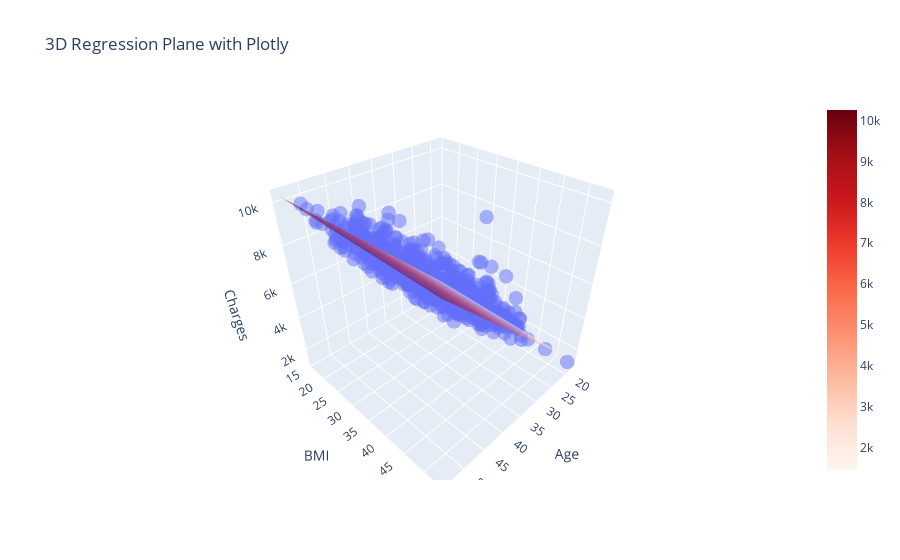

The notebook cell this image was saved under:
### Code cell
# 使用plotly繪製3D迴歸線
import plotly.graph_objects as go
fig = go.Figure(data=[go.Scatter3d(x=X[:, 0], y=X[:, 1], z=y, mode='markers', marker=dict(size=5, opacity=0.5))])
# 繪製迴歸平面
x_surf, y_surf = np.meshgrid(np.linspace(X[:, 0].min(), X[:, 0].max(), 100),
                             np.linspace(X[:, 1].min(), X[:, 1].max(), 100))
z_surf = model.intercept_ + model.coef_[0] * x_surf + model.coef_[1] * y_surf
fig.add_trace(go.Surface(x=x_surf, y=y_surf, z=z_surf, colorscale='Reds', opacity=0.5, name='Regression Plane'))
fig.update_layout(scene=dict(xaxis_title='Age', yaxis_title='BMI', zaxis_title='Charges'),
                  title='3D Regression Plane with Plotly')
fig.show()

### Figure 1 — Plotly figure (JSON) as saved in the notebook; plotly's stock layout.template omitted (floating-point values rounded to 4 significant figures; data arrays with more than 128 entries replaced by an {"elided": "..."} marker saying what was removed)
{"data": [{"marker": {"opacity": 0.5, "size": 5}, "mode": "markers", "type": "scatter3d", "x": {"elided": "712 float values"}, "y": {"elided": "712 float values"}, "z": {"elided": "712 float values"}}, {"colorscale": [[0, "rgb(255,245,240)"], [0.125, "rgb(254,224,210)"], [0.25, "rgb(252,187,161)"], [0.375, "rgb(252,146,114)"], [0.5, "rgb(251,106,74)"], [0.625, "rgb(239,59,44)"], [0.75, "rgb(203,24,29)"], [0.875, "rgb(165,15,21)"], [1, "rgb(103,0,13)"]], "name": "Regression Plane", "opacity": 0.5, "type": "surface", "x": {"elided": "100x100 float values"}, "y": {"elided": "100x100 float values"}, "z": {"elided": "100x100 float values"}}], "layout": {"scene": {"xaxis": {"title": {"text": "Age"}}, "yaxis": {"title": {"text": "BMI"}}, "zaxis": {"title": {"text": "Charges"}}}, "title": {"text": "3D Regression Plane with Plotly"}}}
